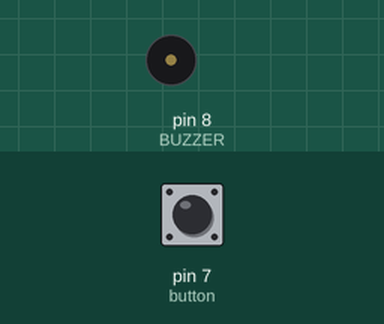
The sketch below on a simulated Arduino Uno, built with avr-gcc and run on an emulated ATmega328P. Parts: buzzer (waves = sounding). The inputs (shaded band) are chosen by the test bench; at power-on: pin 7 (button) LOW.

Above: at 1.2 s.
1.3 s: pin 7 (button) pulled HIGH for 1 s
At 1.75 s:
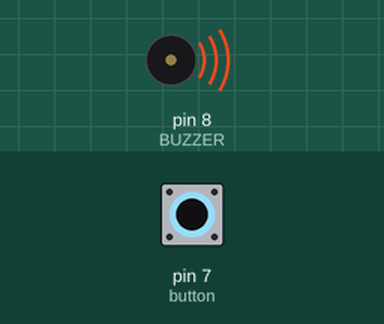
4.3 s: pin 7 (button) pulled HIGH for 3.2 s
At 5.0 s:
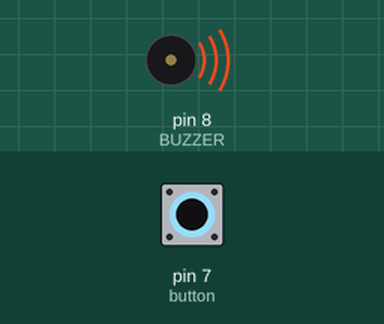
Timing chart, 0 to 9.1 s (numbered marks = the images above; inputs shaded):
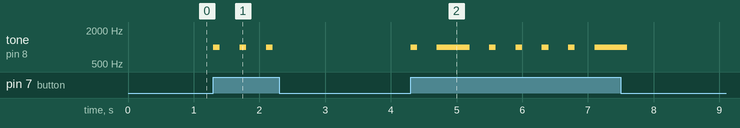

Measured:
- after the input at 1.3 s, tone on pin 8 (BUZZER): alternates 1000 Hz for 0.10 s and silent for 0.30 s, 6 changes in all, then stays silent, starting at once
- after the input at 4.3 s, tone on pin 8 (BUZZER): goes 1000 Hz 0.10 s, silent 0.30 s, 1000 Hz 0.50 s, 4 × (silent 0.30 s, 1000 Hz 0.10 s), silent 0.30 s, 1000 Hz 0.50 s, then silent, starting at once

The sketch:

t7_functions.ino
```cpp
// Made from a Python program in the ZERO1 Simulator; edits here are not turned back into Python.

const int BUTTON_1 = 7;        // button 1
const int BUZZER = 8;          // buzzer

const int button = BUTTON_1;
long presses = 0;

void beep(long ms) {
  tone(BUZZER, 1000);
  pySleepMs(ms, 11);
  noTone(BUZZER);
}

long count_press() {
  presses += 1;
  return presses;
}

// Runs once: the lines before "while True:"
void setup() {
  Serial.begin(9600);
  pinMode(BUZZER, OUTPUT);
  pinMode(button, INPUT);
}

// Runs forever: the body of "while True:" (line 19)
void loop() {
  if (digitalRead(button) == HIGH) {
    long n = count_press();
    beep(100);
    if (pyMod(n, 5L) == 0) {
      beep(400);
    }
    delay(300);
  }
}

// ---- Helpers that make C++ behave like Python ----

// Stops the program like a Python error: the message goes to the Serial Monitor, then the board halts
void pyFail(int line, String text) {
  Serial.print("Line ");
  Serial.print(line);
  Serial.print(": ");
  Serial.println(text);
  Serial.flush();
  abort();
}

// Python's % for whole numbers: the result has the sign of the divisor
long pyMod(long a, long b) {
  long r = a % b;
  if (r != 0 && ((r < 0) != (b < 0))) r += b;
  return r;
}

// Python's time.sleep_ms(ms) for a value that is not a fixed number
void pySleepMs(long ms, int line) {
  if (ms < 0) pyFail(line, "ValueError: sleep length must be non-negative");
  delay(ms);
}
```
